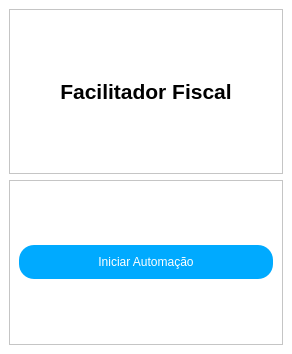
<?xml version="1.0" encoding="UTF-8"?>
<ui version="4.0">
 <class>MainWindow</class>
 <widget class="QMainWindow" name="MainWindow">
  <property name="geometry">
   <rect>
    <x>0</x>
    <y>0</y>
    <width>292</width>
    <height>354</height>
   </rect>
  </property>
  <property name="sizePolicy">
   <sizepolicy hsizetype="Fixed" vsizetype="Fixed">
    <horstretch>0</horstretch>
    <verstretch>0</verstretch>
   </sizepolicy>
  </property>
  <property name="windowTitle">
   <string>MainWindow</string>
  </property>
  <property name="styleSheet">
   <string notr="true">background-color: rgb(255, 255, 255);</string>
  </property>
  <widget class="QWidget" name="centralwidget">
   <layout class="QVBoxLayout" name="verticalLayout">
    <item>
     <widget class="QFrame" name="frame">
      <property name="frameShape">
       <enum>QFrame::StyledPanel</enum>
      </property>
      <property name="frameShadow">
       <enum>QFrame::Raised</enum>
      </property>
      <layout class="QVBoxLayout" name="verticalLayout_3">
       <item>
        <widget class="QLabel" name="label">
         <property name="text">
          <string>&lt;html&gt;&lt;head/&gt;&lt;body&gt;&lt;p align=&quot;center&quot;&gt;&lt;img src=&quot;:/icon/Pysoft_20240831_084321_0000.png&quot; width=&quot;240&quot; height=&quot;210&quot;/&gt;&lt;/p&gt;&lt;p align=&quot;center&quot;&gt;&lt;span style=&quot; font-size:16pt; font-weight:600;&quot;&gt;Facilitador Fiscal&lt;/span&gt;&lt;/p&gt;&lt;/body&gt;&lt;/html&gt;</string>
         </property>
        </widget>
       </item>
      </layout>
     </widget>
    </item>
    <item>
     <widget class="QFrame" name="frame_2">
      <property name="frameShape">
       <enum>QFrame::StyledPanel</enum>
      </property>
      <property name="frameShadow">
       <enum>QFrame::Raised</enum>
      </property>
      <layout class="QVBoxLayout" name="verticalLayout_2">
       <item>
        <widget class="QPushButton" name="pushButton">
         <property name="styleSheet">
          <string notr="true">QPushButton { 
	color: rgb(255, 255, 255);
	background-color: rgb(0, 170, 255);
	border-radius:15px;
	padding:10px;
}

QPushButton:hover {
	
	background-color: rgb(0, 137, 206);
}</string>
         </property>
         <property name="text">
          <string>Iniciar Automação</string>
         </property>
        </widget>
       </item>
      </layout>
     </widget>
    </item>
   </layout>
  </widget>
 </widget>
 <resources>
  <include location="icon.qrc"/>
 </resources>
 <connections/>
</ui>
